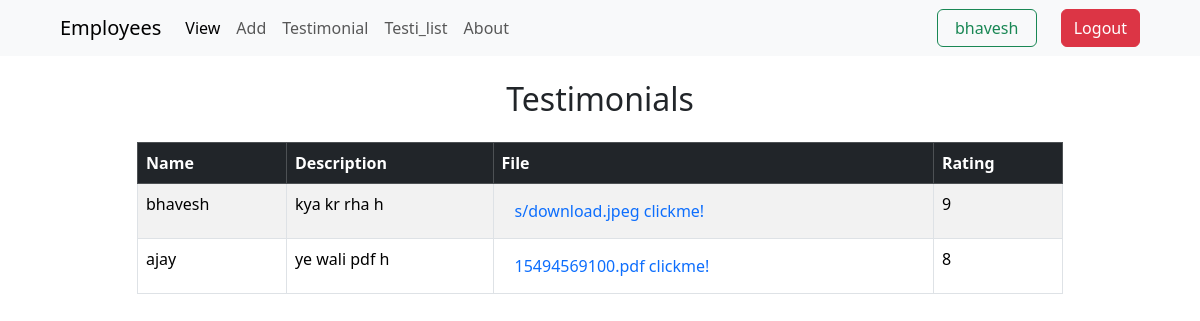
The app's page /emp/testimonial/viewtesti/ (signed in) with its own data.
### emp/models.py (models this page shows, shortened)
class Testimonial(models.Model):
    name=models.CharField(max_length=20)
    desc=models.TextField(max_length=100)
    file=models.FileField(upload_to='testimonials/')
    rating=models.IntegerField(blank=True,null=True)

### emp/views.py (the view)
# urls.py: path('testimonial/viewtesti/',views.viewtesti),
@login_required(login_url='/protected_page')
def viewtesti(request):
    li=Testimonial.objects.all()
    for i in li:
        u=i.file.url
        print(u[u.find('.'):])
    return render(request,'testimonial/viewtesti.html',{'li':li})

### templates/testimonial/viewtesti.html (shortened to what this page needs)
<!DOCTYPE html>
<html lang="en">
<head>
    <link href="https://cdn.jsdelivr.net/npm/bootstrap@5.3.3/dist/css/bootstrap.min.css" rel="stylesheet" />
</head>
<body>
    {% include "emp/navbar.html" %}
    <div class="container mt-4">
        <h2 class="text-center mb-4">Testimonials</h2>
        <div class="row justify-content-center">
            <div class="col-sm-10">
                <table class="table table-hover table-striped table-bordered">
                    <thead class="table-dark">
                        <tr>
                            <th scope="col">Name</th>
                            <th scope="col">Description</th>
                            <th scope="col">File</th>
                            <th scope="col">Rating</th>
                        </tr>
                    </thead>
                    <tbody>
                        {% for i in li %}
                        <tr>
                            <td>{{i.name}}</td>
                            <td>{{i.desc}}</td>
                            <td>
                                <a href="{% url 'download_file' i.pk %}" class="btn btn-link text-decoration-none">
                                    {{i.file.url|slice:"-15:"}} clickme!
                                </a>
                            </td>
                            <td>{{i.rating}}</td>
                        </tr>
                        {% endfor %}
                    </tbody>
                </table>
            </div>
        </div>
    </div>
</body>
</html>

### templates/emp/navbar.html (shortened to what this page needs)
<nav class="ps-5 navbar navbar-expand-lg bg-body-tertiary">
  <div class="container-fluid">
    <a class="navbar-brand" href="/">Employees</a>
    <div class="collapse navbar-collapse" id="navbarSupportedContent">
      <ul class="navbar-nav me-auto mb-2 mb-lg-0">
        <li class="nav-item">
          <a class="nav-link active" aria-current="page" href="/emp/home">View</a>
        </li>
        <li class="nav-item">
          <a class="nav-link" href="/emp/add-emp">Add</a>
        </li>
        <li class="nav-item">
          <a class="nav-link" href="/emp/testimonial">Testimonial</a>
        </li>
        <li class="nav-item">
          <a class="nav-link" href="/emp/testimonial/viewtesti">Testi_list</a>
        </li>
        <li class="nav-item">
          <a class="nav-link" href="/about">About</a>
        </li>
      </ul>
      <ul class="navbar-nav ms-auto">
        {% if not user.is_authenticated %}
          <li class="nav-item">
            <a class=" btn btn-outline-success mx-3" href="/signin">Sign In</a>
            <a class=" btn btn-primary" href="/signup">Sign Up</a>
          </li>
        {% else %}
        <button class="btn btn-outline-success me-4" style="min-width: 100px;">{{user.username}}</button>
          <li class="nav-item">
            <a class="btn btn-danger me-5" href="/mylogout/{{ request.build_absolute_uri }}">Logout</a>
          </li>
        {% endif %}
      </ul>
    </div>
  </div>
</nav>

### records on screen
Testimonial: name "bhavesh", desc "kya kr rha h", file "s/download.jpeg", rating "9"
Testimonial: name "ajay", desc "ye wali pdf h", file "15494569100.pdf", rating "8"

### other values on screen
{{ user.username }} "bhavesh"
